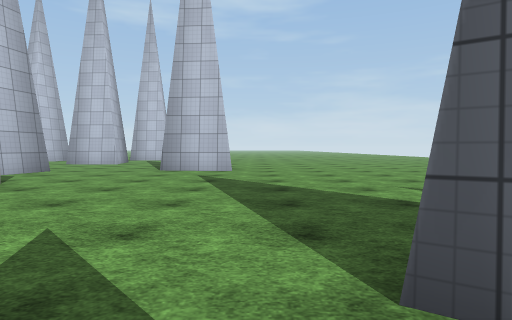
View 1 (above)

24 first-person views from a walk through a 3-D level made in the Unity game engine. The camera is 1.2 m above the floor, tilts 2° down and sees 75° across. The floor is counted in squares, 2 m on a side. Each view is taken from the middle of a square. On the plan, view 1 faces up. The plan holds only what a view shows up to about 10 squares ahead; the rest is blank. The place goes on beyond the plan. The player character is not drawn. Surface patterns are stand-ins for the level's own textures.

View 2
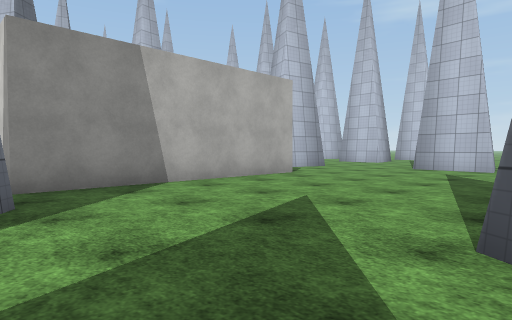

View 3
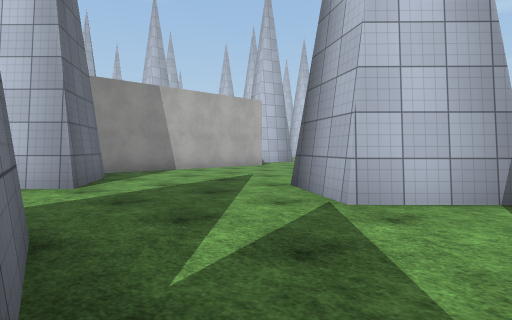

View 4
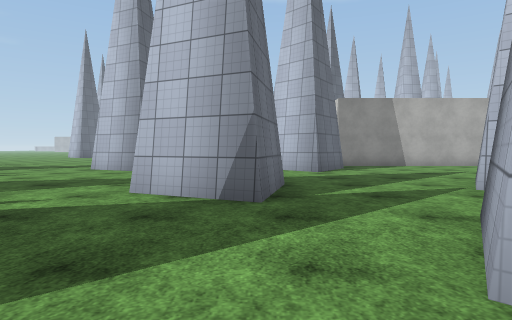

View 5
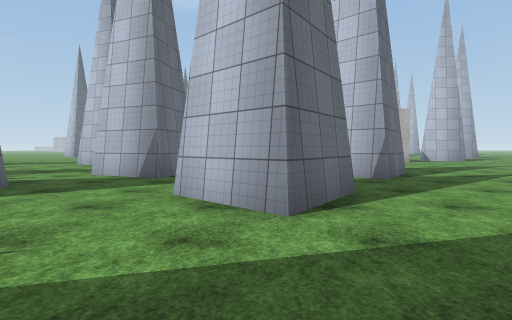

View 6
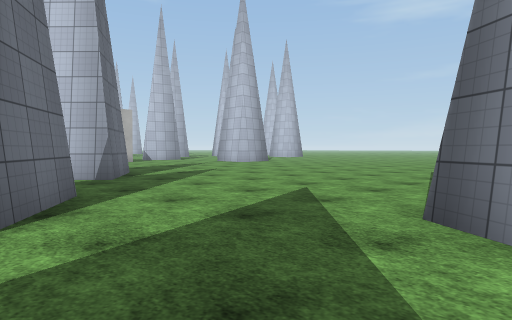

View 7
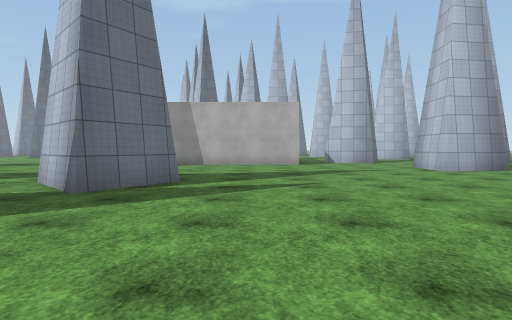

View 8
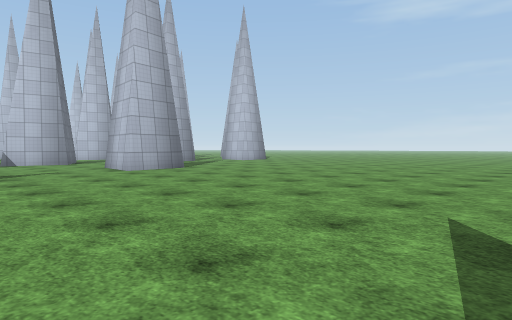

View 9
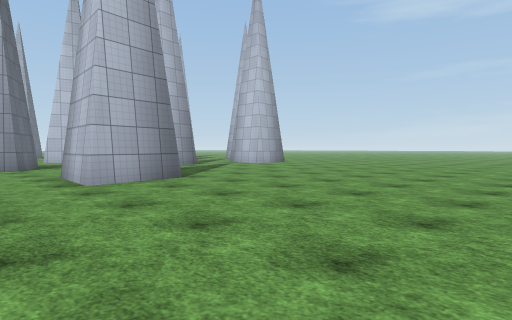

View 10
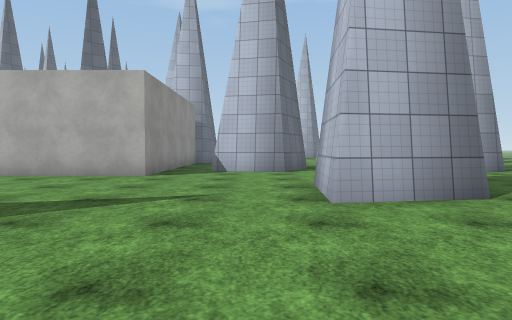

View 11
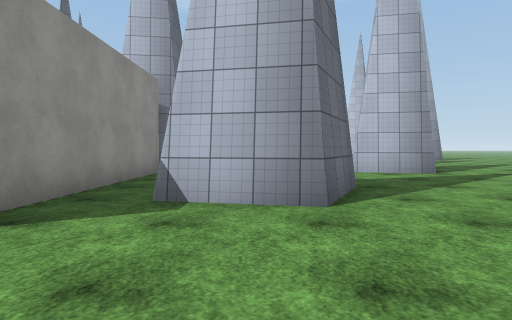

View 12
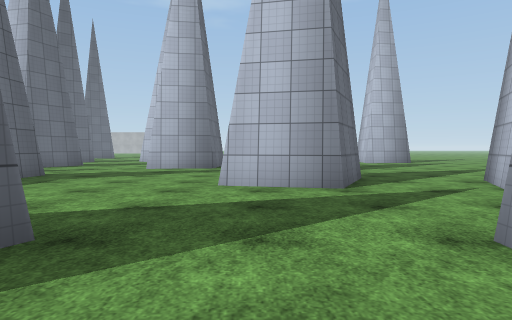

View 13
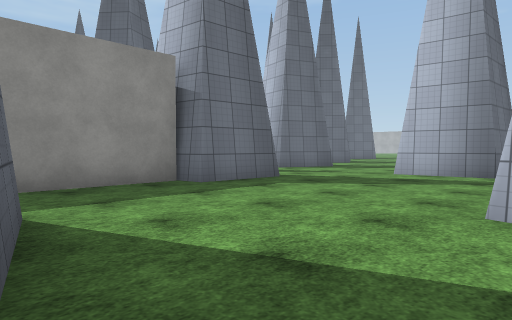

View 14
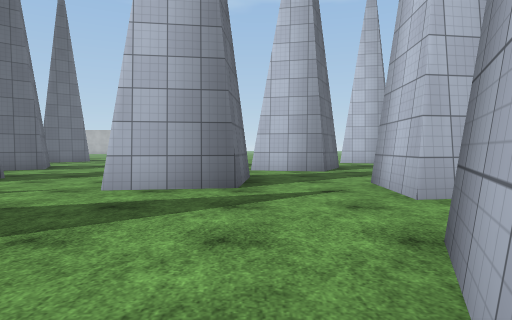

View 15
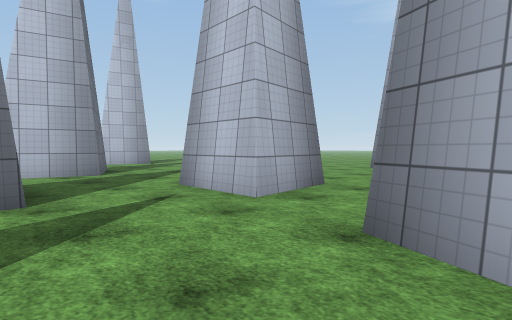

View 16
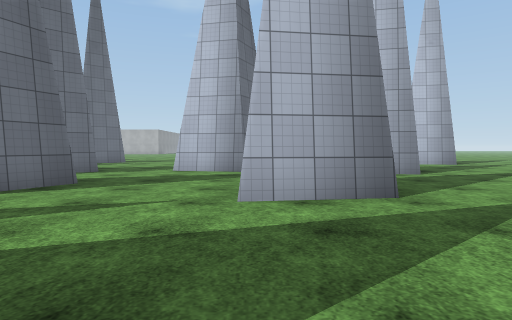

View 17
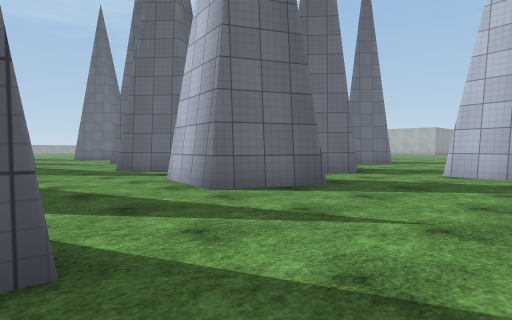

View 18
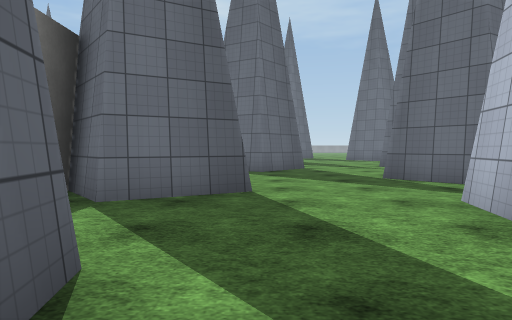

View 19
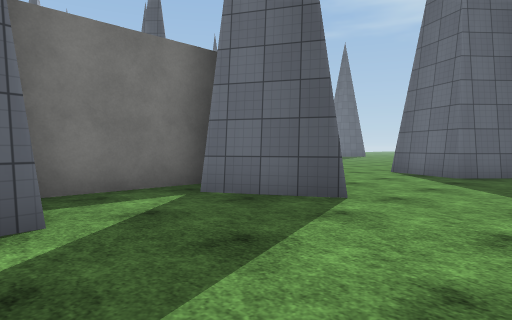

View 20
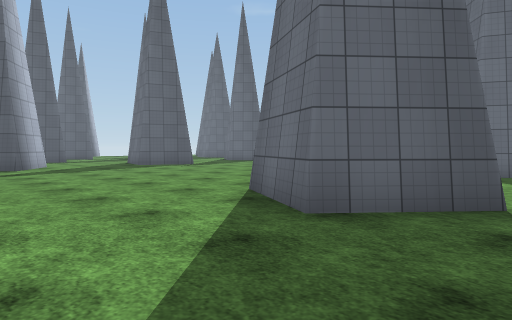

View 21
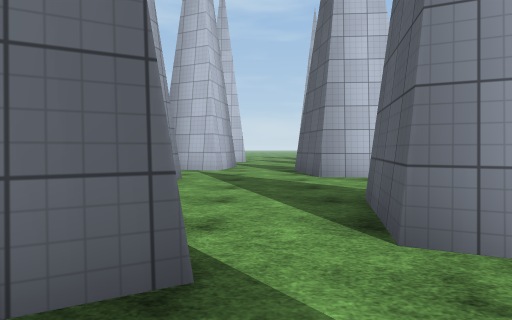

View 22
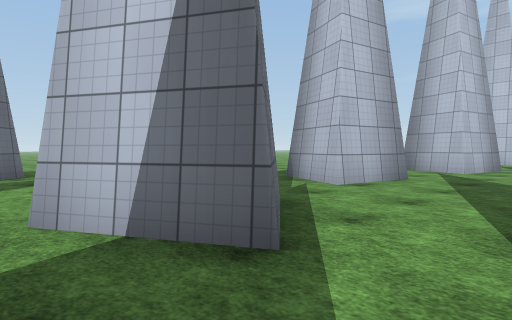

View 23
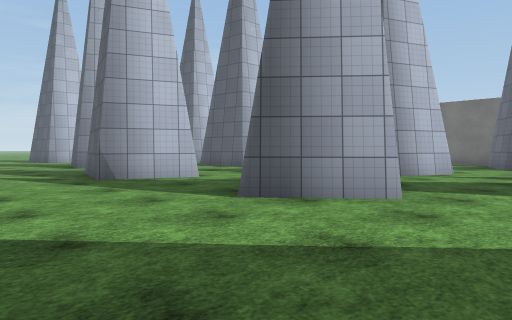

View 24
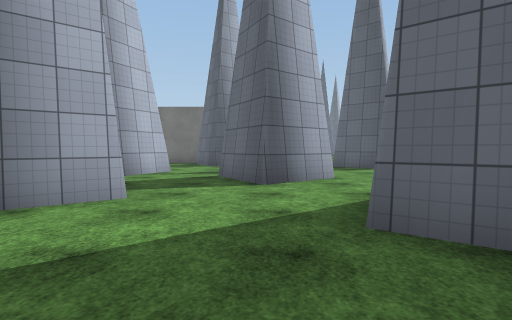

### Floor plan
Key: @ floor where view 1 was taken; # wall or solid block; . floor.
Columns run from 24 left of view 1 to 10 right of it. Each row starts with its distance up from view 1.
 14    ...   #.......     ..........
 13    ..... ##.#....#   ...........
 12   ..##...##.###....  ...........
 11   ..##......##......  #.........
 10  ....#................##........
  9  ......###.......##...##.........
  8  ..##...##.......##..............
  7  ..##.............#..............
  6  ...#.......##...................
  5  ...........########.............
  4 .......###....#    #.............
  3 ...###.##.....#    #..............
  2 ....##......###    #......##......#
  1  ...........###    #.....###.......
  0 ......###... .     #....@....##....
 -1  ..#...##............##......###...
 -2   ## ...............###.......#...
 -3         ...##........ .. .##.....
 -4         ..###.......      ##....
 -5           .   .....      ....#
 -6           .    ...    #......
 -7           .          ##....
 -8           .          .....
 -9           #          ...
-10                      ..

Positions as (right, up) in squares from view 1, and headings:
1: (0, 0), facing up
2: (1, -1), facing up-left
3: (4, -3), facing up-left
4: (7, -3), facing left
5: (10, -1), facing left
6: (10, -1), facing up-left
7: (8, 4), facing left
8: (8, 5), facing up-left
9: (5, 7), facing up-left
10: (3, 8), facing left
11: (-2, 8), facing left
12: (-5, 11), facing left
13: (-7, 11), facing down-left
14: (-10, 10), facing left
15: (-11, 9), facing up-left
16: (-11, 8), facing left
17: (-12, 8), facing down-left
18: (-13, 6), facing down
19: (-15, 5), facing down-right
20: (-15, 0), facing down-right
21: (-18, 1), facing up
22: (-17, 1), facing up-left
23: (-24, 0), facing up-right
24: (-24, 0), facing right
